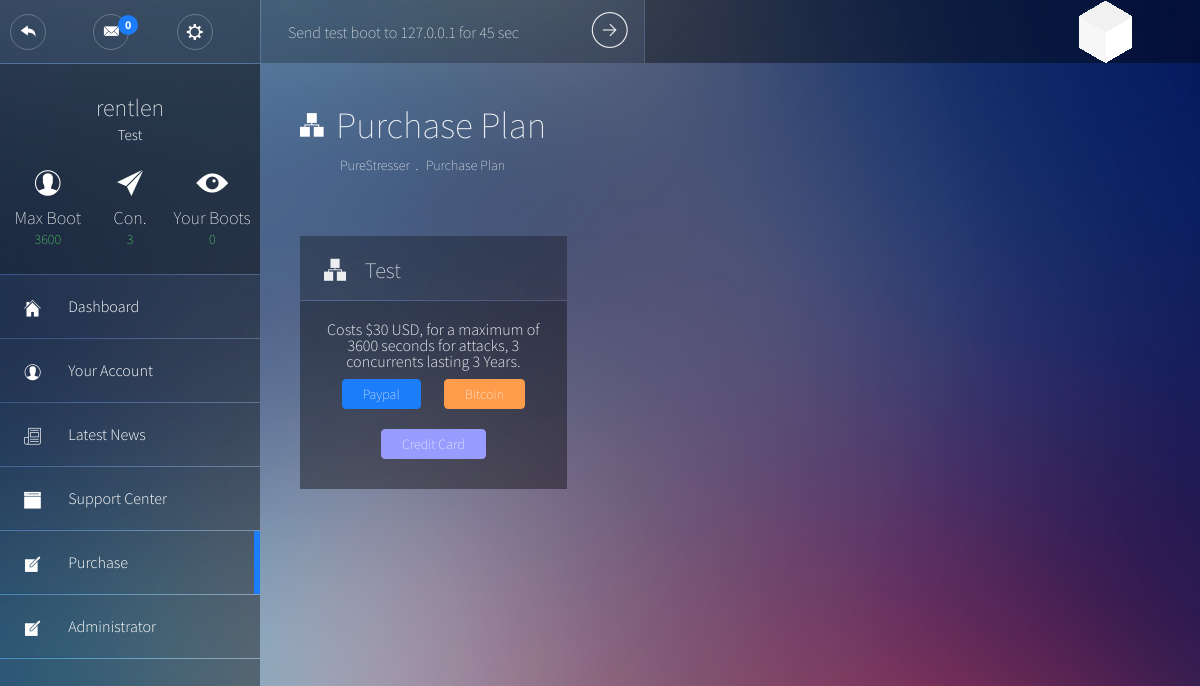
The page /purchase.php (signed in) on the database its author committed.
### tables this page shows
CREATE TABLE `users` (
  `ID` int(11) NOT NULL,
  `username` varchar(26) NOT NULL,
  `password` varchar(40) NOT NULL,
  `email` varchar(50) NOT NULL,
  `rank` int(11) NOT NULL DEFAULT '0',
  `membership` int(11) NOT NULL,
  `max_boots` tinyint(2) NOT NULL DEFAULT '0',
  `expire` int(11) NOT NULL,
  `status` int(11) NOT NULL,
  `test_boot` int(16) DEFAULT NULL
);

CREATE TABLE `plans` (
  `ID` int(11) NOT NULL,
  `name` varchar(50) NOT NULL,
  `description` text NOT NULL,
  `mbt` int(11) NOT NULL,
  `max_boots` tinyint(2) NOT NULL DEFAULT '1',
  `unit` varchar(10) NOT NULL,
  `length` int(11) NOT NULL,
  `price` float NOT NULL,
  `allowed_methods` text
);

### includes/init.php (called while the page is built, shortened)
<?php
require 'functions.php';
$stats = new stats;

### includes/functions.php (called while the page is built, shortened)
<?php
class user
{
	function isAdmin($odb)
	{
		$SQL = $odb -> prepare("SELECT `rank` FROM `users` WHERE `ID` = :id");
		$SQL -> execute(array(':id' => $_SESSION['ID']));
		$rank = $SQL -> fetchColumn(0);
		if ($rank == 1)
		{
			return true;
		}
		else
		{
			return false;
		}
	}
}
class stats
{
	function totalBootsForUser($odb, $user)
	{
		$SQL = $odb -> prepare("SELECT COUNT(*) FROM `logs` WHERE `user` = :user");
		$SQL -> execute(array(":user" => $user));
		return $SQL->fetchColumn(0);
	}
}

### purchase.php (the view, shortened to what this page needs)
<?php
require_once 'includes/db.php';
require_once 'includes/init.php';
$currentPage = "purchase";
$pageon = "Purchase Plan";
$plansql = $odb -> prepare("SELECT `users`.*,`plans`.`name`, `plans`.`mbt`,`plans`.`max_boots` AS `pboots` FROM `users`, `plans` WHERE `plans`.`ID` = `users`.`membership` AND `users`.`ID` = :id LIMIT 1");
$plansql -> execute(array(":id" => $_SESSION['ID']));
$userInfo = $plansql -> fetch(PDO::FETCH_ASSOC);
?>
<!DOCTYPE html>
<html lang="en">
<head>
	<link rel="stylesheet" type="text/css" href="css/bootstrap.min.css">
	<link rel="stylesheet" type="text/css" href="css/main.min.css">
</head>
<body>
	<header class="top-bar">
					<?php include "includes/template/header.php"; ?>
	</header>
	<div class="wrapper">
		<aside class="sidebar">
		<?php include "includes/template/sidebar.php"; ?>
		</aside>
		<section class="content">
			<header class="main-header">
				<div class="main-header__nav">
					<h1 class="main-header__title">
						<i class="pe-7f-network"></i>
						<span><?php echo $pageon ?></span>
					</h1>
					<ul class="main-header__breadcrumb">
						<li><a href="#" onclick="return false;"><?php include 'includes/name.php'; ?></a></li>
						<li><a href="#" onclick="return false;"><?php echo $pageon ?></a></li>
					</ul>
				</div>
			</header>
				<div class="row">
 <form action="" method="POST">
                                                 <?php
					$newssql = $odb -> query("SELECT * FROM `plans` ORDER BY ABS(`price`) ASC, `name` ASC;");
                        while($row = $newssql ->fetch())
                        {
?>
<div class="col-md-4">
<article class="widget">
							<header class="widget__header">
								<div class="widget__title" style="width:100%;">
									<i class="pe-7f-network"></i><h3><?php echo htmlentities($row['name']); ?></h3>
								</div>
							</header>
							<div class="widget__content filled pad20">
								<div class="row">
									<div class="col-md-12 text-center btn__showcase2">
										<?php
											echo "Costs $" . $row['price'] . " USD, for a maximum of " . $row['mbt'] . " seconds for attacks, " . $row['max_boots'] . " concurrents lasting " . $row['length'] . " " . $row['unit'] . ".</strong>";
										?>
<center>
									<a href="order.php?id=<?php echo $row['ID']; ?>&method=paypal" title="" class="btn blue inverse">Paypal</a>
									<a href="order.php?id=<?php echo $row['ID']; ?>&method=bitcoin" title="" modal-type="btc" class="btn orange iframePopup inverse">Bitcoin</a>
									<a href="order.php?id=<?php echo $row['ID']; ?>&method=stripe" title="" modal-type="cc" class="btn violet iframePopup inverse">Credit Card</a></center>
									</div>
								</div>
							</div>
						</article>
						</div>
<?php
						}
						?>
					</div>
		</section>
	</div>
</body>
</html>

### includes/template/sidebar.php (shortened to what this page needs)
<?php
global $userInfo;
$currentPage = (isset($currentPage) ? $currentPage : "");
$adminPanel = (isset($currentPage) && substr($currentPage, 0, 6) === "admin_");
if ( $adminPanel === false )
{
?>
			<div class="user-info">
				<br /><br />
					<h2 class="user-info__name"><?php echo htmlentities($_SESSION['username']); ?></h2>
					<h3 class="user-info__role"><?php echo ( isset($userInfo['name']) && !empty($userInfo['name']) ? $userInfo['name'] : "No Plan" ); ?></h3>
					<ul class="user-info__numbers">
						<li>
							<i class="pe-7f-user"></i>
							<p>Max Boot</p>
							<p><?php echo $userInfo['mbt']; ?></p>
						</li>
						<li>
							<i class="pe-7f-paper-plane"></i>
							<p>Con.</p>
							<p><?php echo ($userInfo['max_boots']+$userInfo['pboots']); ?></p>
						</li>
						<li>
							<i class="pe-7g-watch"></i>
							<p>Your Boots</p>
							<p><?php echo $stats -> totalBootsForUser($odb, $_SESSION['username']); ?></p>
						</li>
					</ul>
				</div>
				<ul class="main-nav">
					<li<?php echo ($currentPage === "dashboard" ? ' class="main-nav--active"' : ''); ?>>
						<a class="main-nav__link" href="index.php">
							<span class="main-nav__icon"><i class="pe-7f-home"></i></span>
							Dashboard
						</a>
					</li>
					<li<?php echo ($currentPage === "account" ? ' class="main-nav--active"' : ''); ?>>
						<a class="main-nav__link" href="profile.php">
							<span class="main-nav__icon"><i class="pe-7f-user"></i></span>
							Your Account
						</a>
					</li>
					<li<?php echo ($currentPage === "news" ? ' class="main-nav--active"' : ''); ?>>
						<a class="main-nav__link" href="news.php">
							<span class="main-nav__icon"><i class="pe-7s-news-paper"></i></span>
							Latest News
						</a>
					</li>
					<li<?php echo ($currentPage === "<?php echo URL; ?>support" ? ' class="main-nav--active"' : ''); ?>>
						<a class="main-nav__link" href="support.php">
							<span class="main-nav__icon"><i class="pe-7f-browser"></i></span>
							Support Center
						</a>
					</li>
					<li<?php echo ($currentPage === "purchase" ? ' class="main-nav--active"' : ''); ?>>
						<a class="main-nav__link" href="purchase.php">
							<span class="main-nav__icon"><i class="pe-7f-note"></i></span>
							Purchase
						</a>
					</li>
					<?PHP	if ($user -> isAdmin($odb))	{
						?>
						<li>
						<a class="main-nav__link" href="admin/index.php">
							<span class="main-nav__icon"><i class="pe-7f-note"></i></span>
							Administrator
						</a>
					</li>
                        <?php
						}
						?>
				</ul>
<?php
}

### rows shown on the page
users: plans.name "Test", plans.mbt "3600", plans.max_boots "3"
plans: name "Test", price "30", mbt "3600", max_boots "3", length "3", unit "Years"

### other values the page prints
getUsersOpenedTickets() "0"
$_SESSION['username'] "rentlen"
$stats -> totalBootsForUser($odb, $_SESSION['username']) "0"
$pageon "Purchase Plan"
